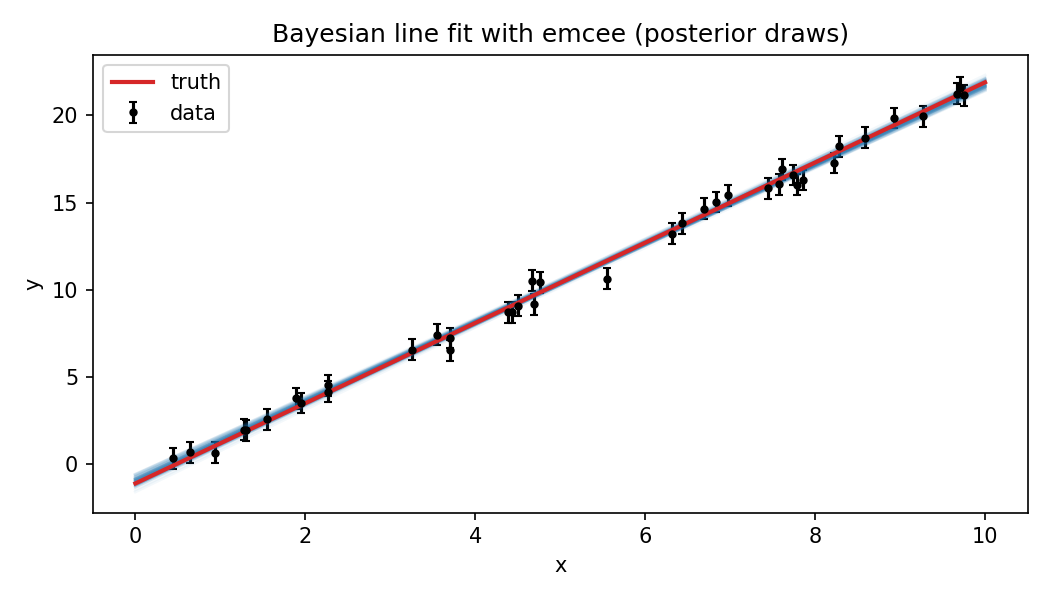

Source code (Python):
"""
emcee_line_fit.py
=================

Bayesian parameter estimation with `emcee`, the affine-invariant ensemble MCMC
sampler. We fit a straight line to noisy data and recover the full posterior
distribution over the slope and intercept (with credible intervals), rather
than just a single best-fit point.

Model
-----
    y = m * x + b + noise,     noise ~ Normal(0, sigma)

We place flat (uniform) priors on m and b, use a Gaussian likelihood, and let
emcee sample the posterior with an ensemble of walkers. This is the canonical
emcee demonstration and maps directly onto real physics data-fitting tasks
(e.g. extracting a decay rate or a calibration slope with honest error bars).

Run:
    python emcee_line_fit.py
"""

import numpy as np
import matplotlib.pyplot as plt
import emcee

rng = np.random.default_rng(42)

# ----------------------------------------------------------------------
# 1. Generate synthetic data from known "true" parameters
# ----------------------------------------------------------------------
m_true, b_true = 2.3, -1.1
sigma = 0.6                       # measurement noise level

x = np.sort(rng.uniform(0, 10, size=40))
y_true = m_true * x + b_true
y = y_true + rng.normal(0.0, sigma, size=x.size)

# ----------------------------------------------------------------------
# 2. Define log-prior, log-likelihood, log-posterior
# ----------------------------------------------------------------------
def log_prior(theta):
    m, b = theta
    if -10.0 < m < 10.0 and -10.0 < b < 10.0:
        return 0.0          # flat prior within bounds
    return -np.inf

def log_likelihood(theta, x, y, sigma):
    m, b = theta
    model = m * x + b
    return -0.5 * np.sum((y - model) ** 2 / sigma ** 2)

def log_posterior(theta, x, y, sigma):
    lp = log_prior(theta)
    if not np.isfinite(lp):
        return -np.inf
    return lp + log_likelihood(theta, x, y, sigma)

# ----------------------------------------------------------------------
# 3. Set up and run the sampler
# ----------------------------------------------------------------------
n_walkers, n_dim = 32, 2
initial = np.array([1.0, 0.0]) + 1e-2 * rng.normal(size=(n_walkers, n_dim))

sampler = emcee.EnsembleSampler(
    n_walkers, n_dim, log_posterior, args=(x, y, sigma)
)
sampler.run_mcmc(initial, 3000, progress=False)

# Discard burn-in and thin the chain
flat_samples = sampler.get_chain(discard=500, thin=15, flat=True)

# ----------------------------------------------------------------------
# 4. Report posterior medians with 16th/84th percentile credible intervals
# ----------------------------------------------------------------------
labels = ["m (slope)", "b (intercept)"]
truths = [m_true, b_true]
print("Posterior estimates (median with +/- 1 sigma credible interval):")
for i, label in enumerate(labels):
    lo, med, hi = np.percentile(flat_samples[:, i], [16, 50, 84])
    print(f"  {label:14s} = {med:+.3f}  (+{hi-med:.3f} / -{med-lo:.3f})   "
          f"[true = {truths[i]:+.3f}]")

# ----------------------------------------------------------------------
# 5. Plot data + posterior-sampled fit lines
# ----------------------------------------------------------------------
fig, ax = plt.subplots(figsize=(7, 4))
ax.errorbar(x, y, yerr=sigma, fmt=".k", capsize=2, label="data")
x_grid = np.linspace(0, 10, 100)
for m, b in flat_samples[rng.integers(len(flat_samples), size=80)]:
    ax.plot(x_grid, m * x_grid + b, color="C0", alpha=0.05)
ax.plot(x_grid, m_true * x_grid + b_true, color="C3", lw=2, label="truth")
ax.set_xlabel("x")
ax.set_ylabel("y")
ax.set_title("Bayesian line fit with emcee (posterior draws)")
ax.legend()
fig.tight_layout()
fig.savefig("emcee_line_fit.png", dpi=150)
print("Saved figure to emcee_line_fit.png")
